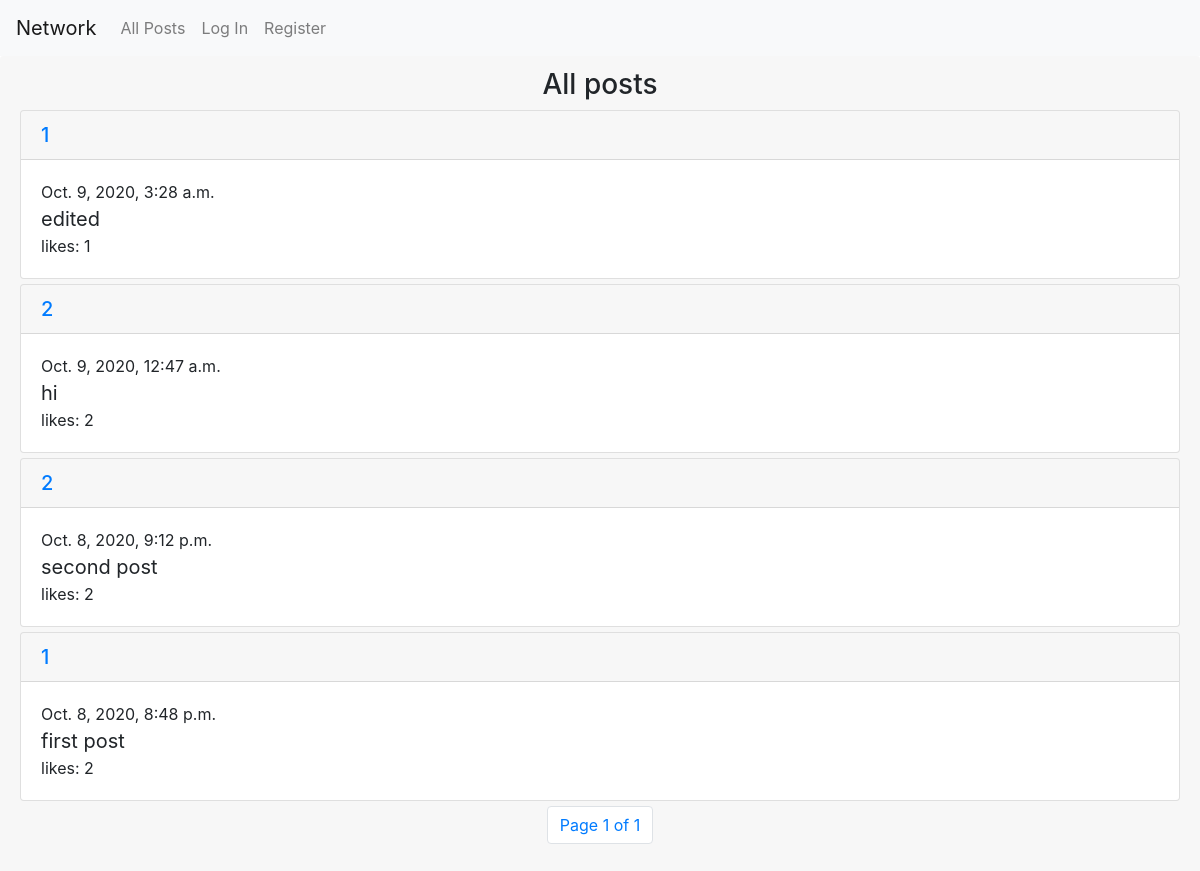
Before: / with the older database file.
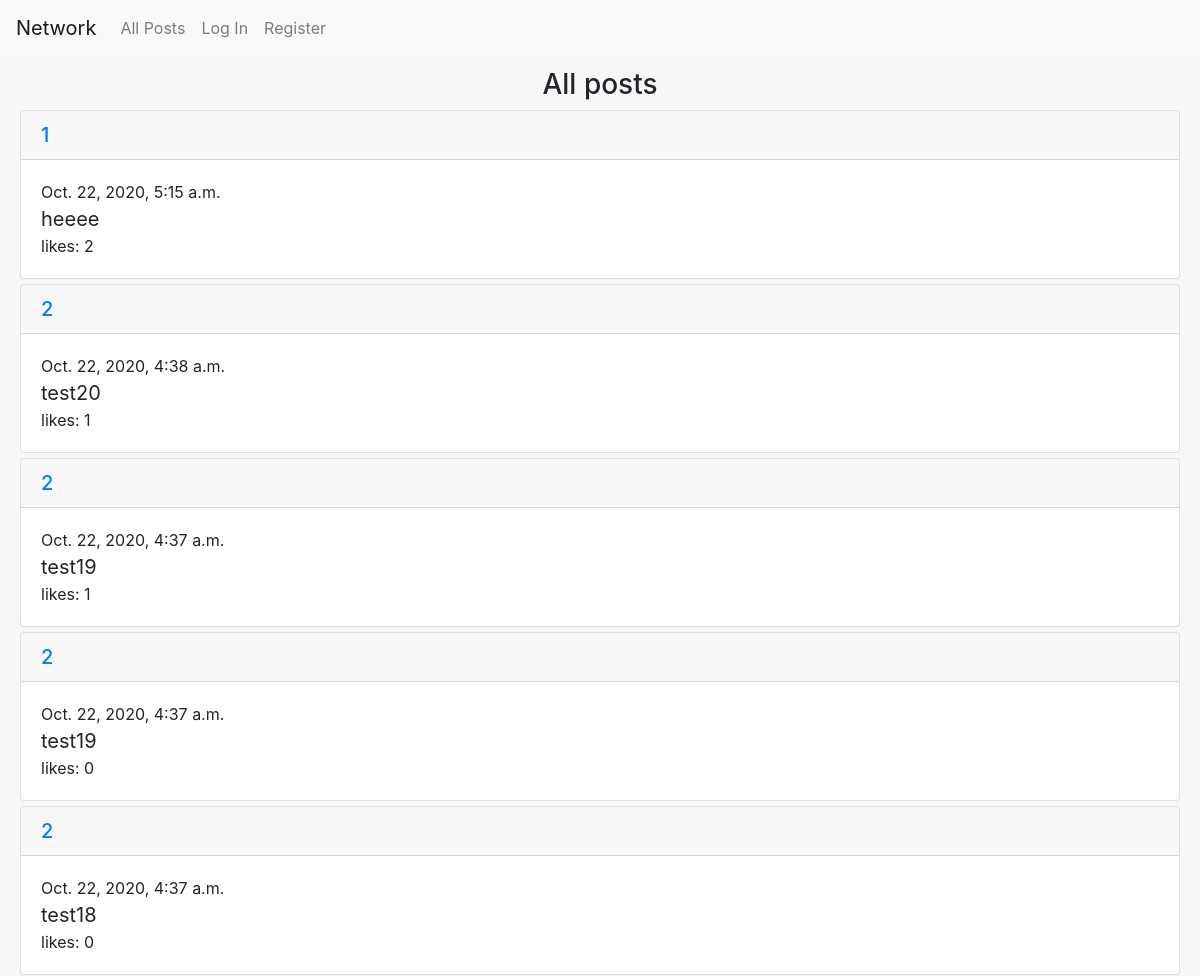
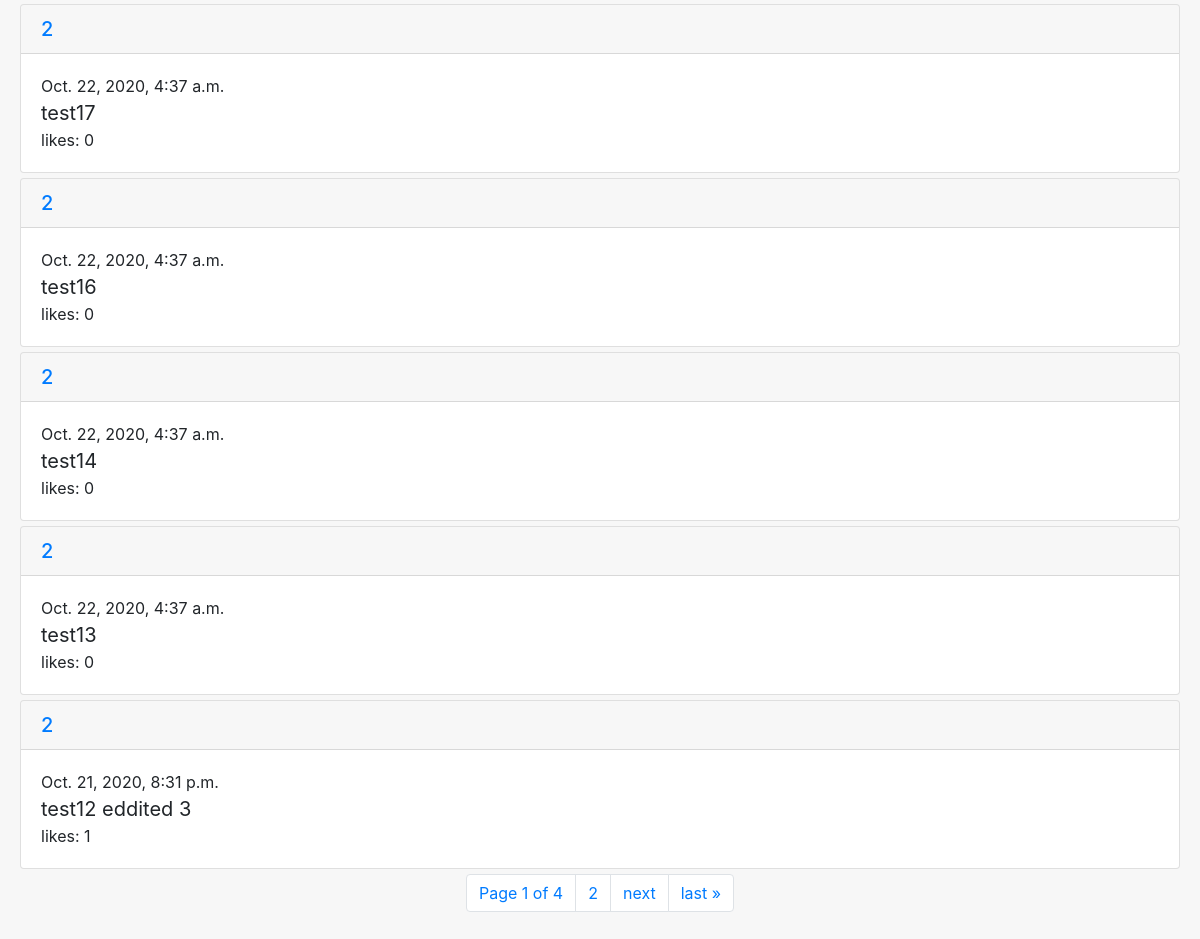
After: the same page with the newer database file (2 pictures, top to bottom).
### network/models.py (models this page shows, shortened)
class Post(models.Model):
    user = models.ForeignKey("User", on_delete=models.CASCADE,related_name="posts")
    content = models.TextField(blank=True)
    timestamp = models.DateTimeField(auto_now_add=True)
    like = models.ManyToManyField("User" ,related_name="liked")
    likes_count = models.IntegerField(default=0)

class User(AbstractUser):
    following = models.ManyToManyField("User" ,related_name="followers")
    followers_count = models.IntegerField(default=0)
    following_count = models.IntegerField(default=0)

### network/views.py (the view)
# urls.py: path("", views.index, name="index"),
def index(request):
    posts = Post.objects.all()
    posts = posts.order_by("-timestamp").all()
    paginator = Paginator(posts, 10)
    page_number = request.GET.get('page')
    page_obj = paginator.get_page(page_number)
    print(page_number)
    print(page_obj)
    return render(request, "network/index.html", {
                "posts": page_obj,
            })

### network/templates/network/index.html (shortened to what this page needs)
{% extends "network/layout.html" %}
{% load static %}
{% block body %}
    <div class="card-header" id="posts_view">
    <div >
     <h3 class="profile_div">All posts</h3>
    </div>
    <div >
    <ul class="ul">
        {% for post in posts %}
        <li  class="padd">
            <div id="id{{post.id}}" class="card">
                <h5 class="card-header"><a href="{% url 'profile' post.user.username %}">{{post.user.username}}</a></h5>
                <div class="card-body ">
                <div>{{post.timestamp}}<br></div>
                <div id="content{{post.id}}"><p class="card-text blockquote mb-0">{{post.content}}</p></div>
                <div id="LC{{post.id}}">likes: {{post.like.count}}</div>
                </div>
            </div>
        </li>
        {% endfor %}
    </ul>
    </div>
    <div>
   <nav aria-label="Page navigation example">
        <ul class="pagination justify-content-center">
            <li class="page-item"> <a  class="page-link" href="#">Page {{ posts.number }} of {{ posts.paginator.num_pages }}</a></li>
            {% if posts.has_next %}
            <li class="page-item"><a class="page-link" href="?page={{ posts.next_page_number }}">{{ posts.next_page_number }}</a></li>
            <li class="page-item"><a class="page-link" href="?page={{ posts.next_page_number }}">next</a></li>
            <li class="page-item"> <a class="page-link" href="?page={{ posts.paginator.num_pages }}">last &raquo;</a></li>
            {% endif %}
         </ul>
    </nav>
    </div>
{% endblock %}

Changed rows visible on the page:
no longer on this page (row unchanged): Post: user.username "1", timestamp "Oct. 9, 2020, 3:28 a.m.", content "edited", like.count "1"
no longer on this page (row unchanged): Post: user.username "2", timestamp "Oct. 9, 2020, 12:47 a.m.", content "hi", like.count "2"
no longer on this page (row unchanged): Post: user.username "2", timestamp "Oct. 8, 2020, 9:12 p.m.", content "second post", like.count "2"
no longer on this page (row unchanged): Post: user.username "1", timestamp "Oct. 8, 2020, 8:48 p.m.", content "first post", like.count "2"
added Post: user.username "1", timestamp "Oct. 22, 2020, 5:15 a.m.", content "heeee", like.count "2"
added Post: user.username "2", timestamp "Oct. 22, 2020, 4:38 a.m.", content "test20", like.count "1"
added Post: user.username "2", timestamp "Oct. 22, 2020, 4:37 a.m.", content "test19", like.count "1"
added Post: user.username "2", timestamp "Oct. 22, 2020, 4:37 a.m.", content "test19", like.count "0"
added Post: user.username "2", timestamp "Oct. 22, 2020, 4:37 a.m.", content "test18", like.count "0"
added Post: user.username "2", timestamp "Oct. 22, 2020, 4:37 a.m.", content "test17", like.count "0"
added Post: user.username "2", timestamp "Oct. 22, 2020, 4:37 a.m.", content "test16", like.count "0"
added Post: user.username "2", timestamp "Oct. 22, 2020, 4:37 a.m.", content "test14", like.count "0"
added Post: user.username "2", timestamp "Oct. 22, 2020, 4:37 a.m.", content "test13", like.count "0"
added Post: user.username "2", timestamp "Oct. 21, 2020, 8:31 p.m.", content "test12 eddited 3", like.count "1"
Other visible differences:
{{ posts.paginator.num_pages }}: "1" → "4"
{{ posts.next_page_number }}: (not shown) → "2"
text now shown: "next last »"
